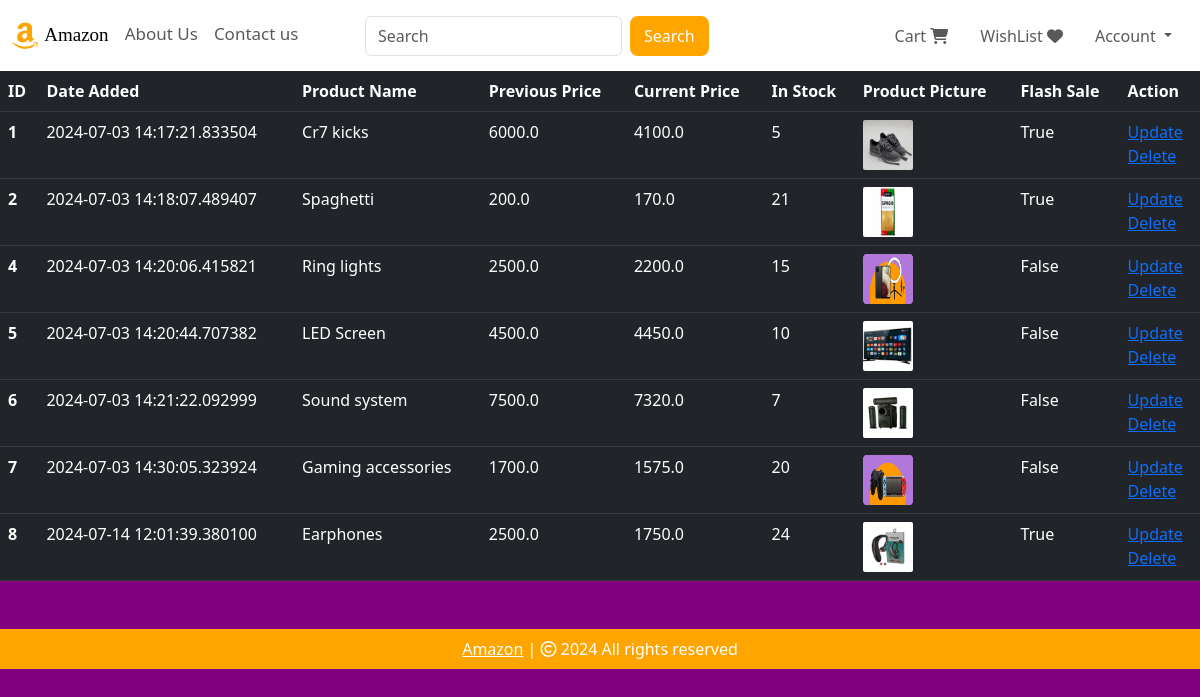
The app's page /shop-items (signed in) with its own data.
### website/models.py (models this page shows, shortened)
class Product(db.Model):
    id= db.Column(db.Integer, primary_key= True)
    product_name= db.Column(db.String(100), nullable= False)
    current_price= db.Column(db.Float, nullable= False)
    previous_price= db.Column(db.Float, nullable= False)
    in_stock= db.Column(db.Integer, nullable= False)
    product_picture= db.Column(db.String(1000), nullable= False)
    flash_sale= db.Column(db.Boolean, default= False)
    date_added= db.Column(db.DateTime, default= datetime.utcnow)
    carts= db.relationship('Cart', backref= db.backref('product', lazy= True))
    orders= db.relationship('Order', backref= db.backref('product', lazy= True))

### website/admin.py (the view)
@admin.route('/shop-items', methods= ['GET','POST'])
@login_required
def shop_items():
    if current_user.id==3:
        items= Product.query.order_by(Product.date_added).all()
        return render_template('shop_items.html', items=items)
    return render_template('404.html')

### website/__init__.py (called while the page is built)
def create_app():
    app = Flask(__name__)
    app.config['SECRET_KEY'] = 'willofD'
    app.config['SQLALCHEMY_DATABASE_URI']= f'sqlite:///{DB_NAME}'
    db.init_app(app)
    @app.errorhandler(404)
    def page_not_found(error):
        return render_template('404.html')
    login_manager= LoginManager()
    login_manager.init_app(app)
    login_manager.login_view= 'auth.login'
    @login_manager.user_loader
    def load_user(id):
        return Customer.query.get(int(id))
    from .views import views
    from .auth import auth
    from .admin import admin
    from .models import Customer, Cart, Product, Order
    app.register_blueprint(views, url_prefix='/')
    app.register_blueprint(auth, url_prefix='/')
    app.register_blueprint(admin, url_prefix='/')
    return app

### website/templates/shop_items.html (shortened to what this page needs)
{% extends 'base.html' %}
{% block body %}
{% if items | length < 1 %} <h3 style="color: white;">No Shop Items </h3>
    {% else %}
    <table class="table table-dark table-hover">
        <thead>
            <tr>
                <th scope="col">ID</th>
                <th scope="col">Date Added</th>
                <th scope="col">Product Name</th>
                <th scope="col">Previous Price</th>
                <th scope="col">Current Price</th>
                <th scope="col">In Stock</th>
                <th scope="col">Product Picture</th>
                <th scope="col">Flash Sale</th>
                <th scope="col">Action</th>
            </tr>
        </thead>
        <tbody>
            {% for item in items %}
            <tr>
                <th scope="row">{{ item.id }}</th>
                <td>{{ item.date_added }}</td>
                <td>{{ item.product_name }}</td>
                <td>{{ item.previous_price }}</td>
                <td>{{ item.current_price }}</td>
                <td>{{ item.in_stock }}</td>
                <td><img src="{{ item.product_picture }}" alt="" style="height: 50px; width: 50px; border-radius: 2px;">
                </td>
                <td>{{ item.flash_sale }}</td>
                <td>
                    <a href="/update-item/{{ item.id }}">Update</a>
                    <br>
                    <a href="/delete-item/{{ item.id }}">Delete</a>
                </td>
            </tr>
            {% endfor %}
        </tbody>
    </table>
    {% endif %}
    {% endblock %}

### records on screen
Product: id "1", date_added "2024-07-03 14:17:21.833504", product_name "Cr7 kicks", previous_price "6000.0", current_price "4100.0", in_stock "5", product_picture (picture), flash_sale "True"
Product: id "2", date_added "2024-07-03 14:18:07.489407", product_name "Spaghetti", previous_price "200.0", current_price "170.0", in_stock "21", product_picture (picture), flash_sale "True"
Product: id "4", date_added "2024-07-03 14:20:06.415821", product_name "Ring lights", previous_price "2500.0", current_price "2200.0", in_stock "15", product_picture (picture), flash_sale "False"
Product: id "5", date_added "2024-07-03 14:20:44.707382", product_name "LED Screen", previous_price "4500.0", current_price "4450.0", in_stock "10", product_picture (picture), flash_sale "False"
Product: id "6", date_added "2024-07-03 14:21:22.092999", product_name "Sound system", previous_price "7500.0", current_price "7320.0", in_stock "7", product_picture (picture), flash_sale "False"
Product: id "7", date_added "2024-07-03 14:30:05.323924", product_name "Gaming accessories", previous_price "1700.0", current_price "1575.0", in_stock "20", product_picture (picture), flash_sale "False"
Product: id "8", date_added "2024-07-14 12:01:39.380100", product_name "Earphones", previous_price "2500.0", current_price "1750.0", in_stock "24", product_picture (picture), flash_sale "True"
